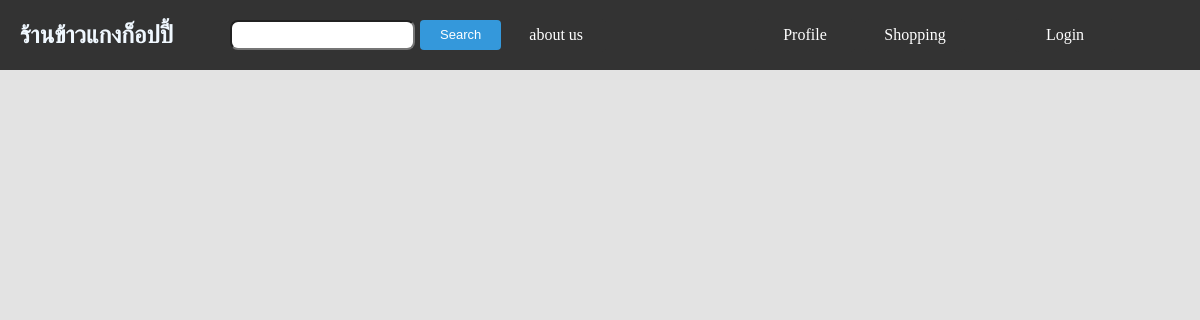
Before: / with the older database file.
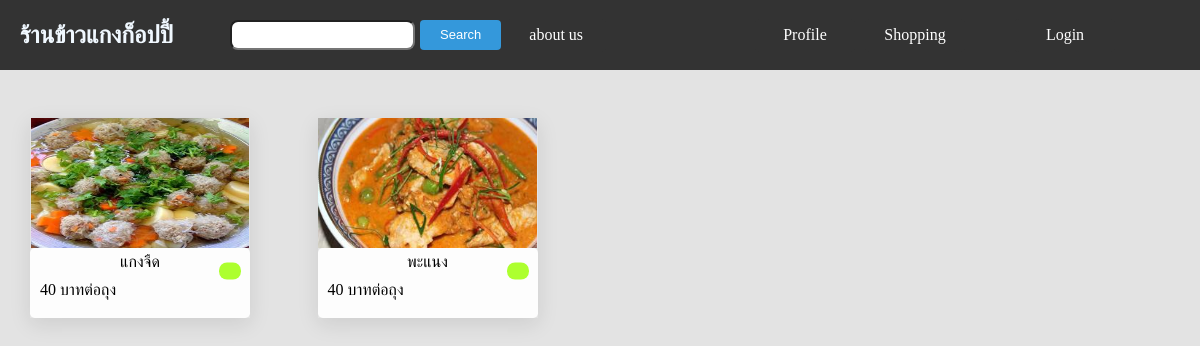
After: the same page with the newer database file.
### app/models.py (models this page shows, shortened)
class Food(models.Model):
    name = models.CharField(max_length=100)
    price = models.IntegerField(default=0)
    unit = models.CharField(max_length=100,default='บาทต่อถุง')
    score = models.FloatField(default=0,blank=True,null=True)
    quantity_review = models.IntegerField(default=0,blank=True,null=True)
    quantity_sale = models.IntegerField(default=0)
    image = models.ImageField(upload_to='media/image/',blank=True,null=True)
    options = models.CharField(max_length=20, choices=(
        ('notchoose', 'ไม่ได้เลือก'),
        ('onsale', 'วางขาย'),
        ('soldout', 'ขายหมดแล้ว'),
    ), default='notchoose')

### app/views.py (the view)
# urls.py: path('',home, name='home'),
def home(req):
    key = check()
    food = Food.objects.all()
    context ={
        'food':food,
    }
    return render(req,'app/home.html',context)

### app/clear_session.py (called while the page is built)
def check():
    all_sessions = Session.objects.all()
    for session in all_sessions:
        session_data = session.get_decoded()
        print(f"Session Key: {session.session_key}, Data: {session_data}")
    return session.session_key

### app/templates/app/home.html (shortened to what this page needs)
<!DOCTYPE html>
<html lang="en">
<head>
</head>
<body>
        {% include 'app/navbar.html' %}
        <div class="container-area">
            {%for f in food %}
                {%if f.options != 'notchoose'%}
                <div class="listitem">
                    <a href="/foodview/{{f.id}}/">
                        <div class="boxlistfood">
                            {%if f.image %}
                            <div class="image-food">
                                <img src="{{f.image.url}}" alt="food-image">
                            </div>
                            {%endif%}
                            <div class="box-detail">
                                <div class="overlay">
                                    {%if f.options == 'onsale' %}
                                    <div class="status-sale-green"></div>
                                    {%endif%}
                                </div>
                                <div class="name">{{f.name}}</div>
                                <div class="detail_food">
                                    <div class="food-price">{{f.price}} {{f.unit}}</div>
                                </div>
                            </div>
                        </div>
                    </a>
                </div>
                {%endif%}
            {%endfor%}
            </div>
</body>
</html>

Changed rows visible on the page:
now on this page (row edited): Food: image (picture), options "onsale" (drawn), name "แกงจืด", price "40", unit "บาทต่อถุง"
now on this page (row edited): Food: image (placeholder picture), options "onsale" (drawn), name "พะแนง", price "40", unit "บาทต่อถุง"
